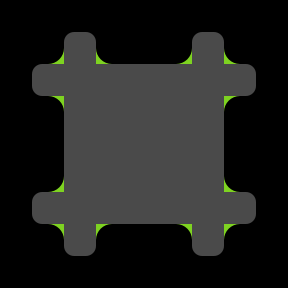

A level layout from a 2D game, rendered from its tile map. Below: a short description, then the map file with tile-grid data replaced by summaries:
An orthogonal 9x9 tile map with 32x32 px tiles, 5 tile layers (grid, walls, zonemap, cellrounded, ...) and 17 objects (8x goal, 8x slide, player).

<map version="1.0" orientation="orthogonal" width="9" height="9" tilewidth="32" tileheight="32">
 <properties>
  <property name="_mode" value="" />
  <property name="_title" value="test" />
  <property name="_zone" value="" />
 </properties>
 <tileset firstgid="1" name="cells" tilewidth="32" tileheight="32">
  <image source="../cells.png" trans="ff00ff" width="128" height="384" />
 </tileset>
 <layer name="grid" width="9" height="9">
  <data>[81 cells, 81 non-empty, 2 distinct tile ids]</data>
 </layer>
 <layer name="walls" width="9" height="9">
  <data>[81 cells, 0 non-empty, 0 distinct tile ids]</data>
 </layer>
 <layer name="zonemap" width="9" height="9">
  <data>[81 cells, 0 non-empty, 0 distinct tile ids]</data>
 </layer>
 <layer name="cellrounded" width="9" height="9">
  <data>[81 cells, 8 non-empty, 4 distinct tile ids]</data>
 </layer>
 <layer name="blockrounded" width="9" height="9">
  <data>[81 cells, 12 non-empty, 4 distinct tile ids]</data>
 </layer>
 <objectgroup name="players" width="9" height="9">
  <object type="player" x="144" y="144" />
 </objectgroup>
 <objectgroup name="enemies" width="9" height="9" />
 <objectgroup name="items" width="9" height="9">
  <object type="goal" x="47" y="80" />
  <object type="goal" x="78" y="50" />
  <object type="goal" x="206" y="48" />
  <object type="goal" x="236" y="78" />
  <object type="goal" x="238" y="208" />
  <object type="goal" x="207" y="239" />
  <object type="goal" x="83" y="239" />
  <object type="goal" x="46" y="208" />
 </objectgroup>
 <objectgroup name="powerups" width="9" height="9">
  <object type="slide" x="142" y="80" />
  <object type="slide" x="110" y="112" />
  <object type="slide" x="180" y="112" />
  <object type="slide" x="76" y="143" />
  <object type="slide" x="205" y="144" />
  <object type="slide" x="111" y="174" />
  <object type="slide" x="173" y="175" />
  <object type="slide" x="142" y="208" />
 </objectgroup>
 <objectgroup name="portals" width="9" height="9" />
 <objectgroup name="cells" width="9" height="9" />
</map>
